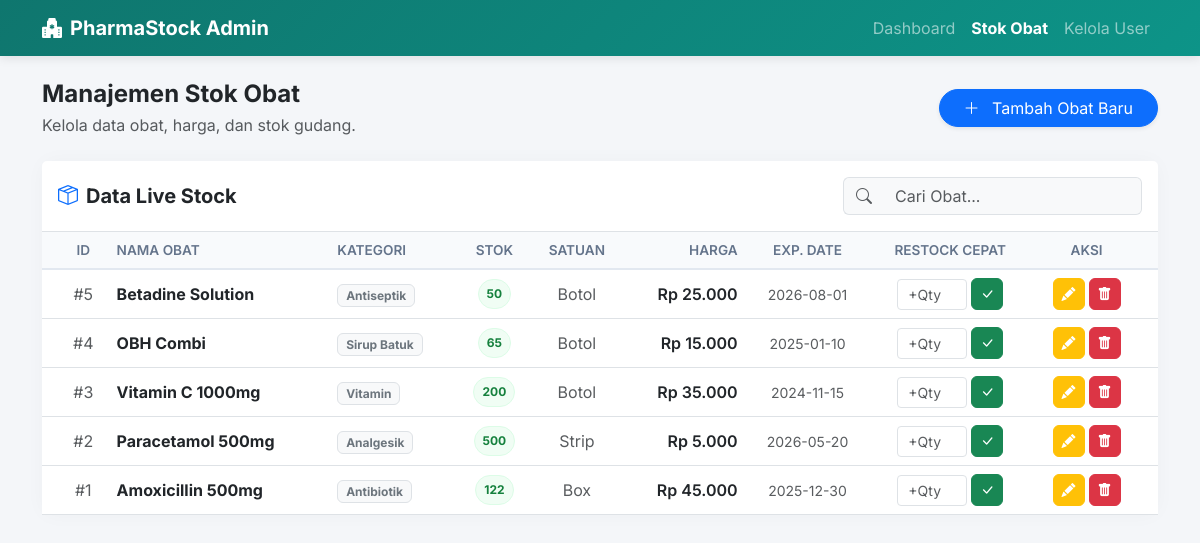
The page /stok_obat.php on the database its author committed.
### tables this page shows
CREATE TABLE `stocks` (
  `id` int NOT NULL,
  `medicine_name` varchar(100) NOT NULL,
  `category` varchar(50) NOT NULL,
  `stock_qty` int NOT NULL,
  `unit` varchar(20) NOT NULL,
  `price` int NOT NULL,
  `expiry_date` date NOT NULL
);

### stok_obat.php (the view, shortened to what this page needs)
<?php
include 'koneksi.php';
?>
<!DOCTYPE html>
<html lang="id">
<head>
    <link href="https://cdn.jsdelivr.net/npm/bootstrap@5.3.0/dist/css/bootstrap.min.css" rel="stylesheet">
    <link rel="stylesheet" href="https://cdn.jsdelivr.net/npm/bootstrap-icons@1.11.1/font/bootstrap-icons.css">
</head>
<body>
    <nav class="navbar navbar-dark navbar-expand-lg mb-4 sticky-top">
        <div class="container">
            <a class="navbar-brand fw-bold d-flex align-items-center gap-2" href="index.php">
                <i class="bi bi-hospital-fill"></i> PharmaStock Admin
            </a>
            <div class="collapse navbar-collapse" id="navbarNav">
                <ul class="navbar-nav ms-auto">
                    <li class="nav-item"><a href="index.php" class="nav-link">Dashboard</a></li>
                    <li class="nav-item"><a href="stok_obat.php" class="nav-link active fw-bold">Stok Obat</a></li>
                    <li class="nav-item"><a href="users.php" class="nav-link">Kelola User</a></li>
                </ul>
            </div>
        </div>
    </nav>
    <div class="container pb-5">
        <div class="d-flex justify-content-between align-items-center mb-4">
            <div>
                <h4 class="fw-bold text-dark mb-1">Manajemen Stok Obat</h4>
                <p class="text-muted mb-0">Kelola data obat, harga, dan stok gudang.</p>
            </div>
            <button class="btn btn-primary shadow-sm rounded-pill px-4" data-bs-toggle="modal" data-bs-target="#modalAdd">
                <i class="bi bi-plus-lg me-2"></i> Tambah Obat Baru
            </button>
        </div>
        <div class="card main-card bg-white">
            <div class="card-header bg-white py-3 border-bottom d-flex justify-content-between align-items-center">
                <h5 class="mb-0 fw-bold text-dark"><i class="bi bi-box-seam me-2 text-primary"></i>Data Live Stock</h5>
                <div class="input-group w-auto">
                    <span class="input-group-text bg-light border-end-0"><i class="bi bi-search text-muted"></i></span>
                    <input type="text" class="form-control bg-light border-start-0" placeholder="Cari Obat..." id="searchInput">
                </div>
            </div>
            <div class="card-body p-0">
                <div class="table-responsive">
                    <table class="table table-hover align-middle mb-0">
                        <thead>
                            <tr>
                                <th class="ps-4 text-center">ID</th>
                                <th>Nama Obat</th>
                                <th>Kategori</th>
                                <th class="text-center">Stok</th>
                                <th class="text-center">Satuan</th>
                                <th class="text-end">Harga</th>
                                <th class="text-center">Exp. Date</th>
                                <th class="text-center">Restock Cepat</th>
                                <th class="text-center pe-4">Aksi</th>
                            </tr>
                        </thead>
                        <tbody>
                            <?php
                            $query = "SELECT * FROM stocks ORDER BY id DESC";
                            $result = mysqli_query($con, $query);
                            if (mysqli_num_rows($result) > 0) {
                                while ($row = mysqli_fetch_assoc($result)) {
                                    $isLowStock = ($row['stock_qty'] < 50);
                                    $stockBadgeClass = $isLowStock ? 'badge-stock-low' : 'badge-stock-ok';
                            ?>
                            <tr>
                                <td class="ps-4 text-center text-muted">#<?= $row['id'] ?></td>
                                <td class="fw-bold text-dark"><?= $row['medicine_name'] ?></td>
                                <td><span class="badge bg-light text-secondary border"><?= $row['category'] ?></span></td>
                                <td class="text-center">
                                    <span class="badge <?= $stockBadgeClass ?> p-2 rounded-pill">
                                        <?= $row['stock_qty'] ?>
                                    </span>
                                </td>
                                <td class="text-center text-muted"><?= $row['unit'] ?></td>
                                <td class="text-end fw-semibold">Rp <?= number_format($row['price'], 0, ',', '.') ?></td>
                                <td class="text-center text-muted small"><?= $row['expiry_date'] ?></td>
                                <td>
                                    <form method="POST" class="d-flex gap-1 justify-content-center align-items-center">
                                        <input type="number" name="qty_masuk" class="form-control form-control-sm text-center" style="width: 70px;" placeholder="+Qty" min="1" required>
                                        <button type="submit" name="tambah_stok" class="btn btn-sm btn-success btn-action" title="Simpan Restock">
                                            <i class="bi bi-check-lg"></i>
                                        </button>
                                    </form>
                                </td>
                                <td class="text-center pe-4">
                                    <div class="d-flex gap-1 justify-content-center">
                                        <button class="btn btn-sm btn-warning btn-action text-white btn-edit"
                                                data-bs-toggle="modal" data-bs-target="#modalEdit"
                                                data-id="<?= $row['id'] ?>"
                                                data-name="<?= $row['medicine_name'] ?>"
                                                data-category="<?= $row['category'] ?>"
                                                data-qty="<?= $row['stock_qty'] ?>"
                                                data-unit="<?= $row['unit'] ?>"
                                                data-price="<?= $row['price'] ?>"
                                                data-expiry="<?= $row['expiry_date'] ?>">
                                            <i class="bi bi-pencil-fill"></i>
                                        </button>
                                        <form method="POST" onsubmit="return confirm('Yakin ingin menghapus obat ini?');">
                                            <button type="submit" name="delete_medicine" class="btn btn-sm btn-danger btn-action">
                                                <i class="bi bi-trash-fill"></i>
                                            </button>
                                        </form>
                                    </div>
                                </td>
                            </tr>
                            <?php
                                }
                            } else {
                                echo "<tr><td colspan='9' class='text-center py-5 text-muted'>Data stok kosong.</td></tr>";
                            }
                            ?>
                        </tbody>
                    </table>
                </div>
            </div>
        </div>
    </div>
</body>
</html>

### stok_obat.php (style rules this page uses)
body { font-family: 'Inter', sans-serif; background-color: #f4f6f9; }
.navbar { background: linear-gradient(135deg, #0f766e 0%, #0d9488 100%); box-shadow: 0 2px 10px rgba(0,0,0,0.1); }
.main-card { border: none; border-radius: 12px; box-shadow: 0 0 20px rgba(0,0,0,0.03); }
.table thead th { background-color: #f8fafc; color: #64748b; font-weight: 600; text-transform: uppercase; font-size: 0.85rem; border-bottom: 2px solid #e2e8f0; }
.badge-stock-ok { background-color: #f0fdf4; color: #15803d; border: 1px solid #dcfce7; }
.btn-action { width: 32px; height: 32px; padding: 0; display: inline-flex; align-items: center; justify-content: center; border-radius: 6px; }

### rows shown on the page
stocks: id "5", medicine_name "Betadine Solution", category "Antiseptik", stock_qty "50", unit "Botol", price "25.000", expiry_date "2026-08-01"
stocks: id "4", medicine_name "OBH Combi", category "Sirup Batuk", stock_qty "65", unit "Botol", price "15.000", expiry_date "2025-01-10"
stocks: id "3", medicine_name "Vitamin C 1000mg", category "Vitamin", stock_qty "200", unit "Botol", price "35.000", expiry_date "2024-11-15"
stocks: id "2", medicine_name "Paracetamol 500mg", category "Analgesik", stock_qty "500", unit "Strip", price "5.000", expiry_date "2026-05-20"
stocks: id "1", medicine_name "Amoxicillin 500mg", category "Antibiotik", stock_qty "122", unit "Box", price "45.000", expiry_date "2025-12-30"
